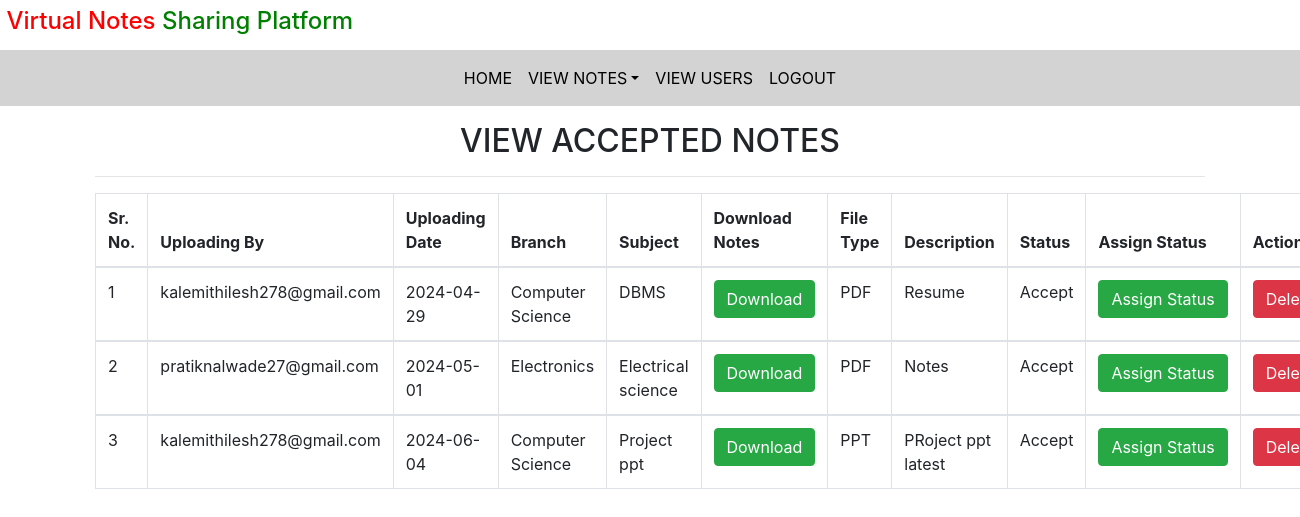
The page /accepted_notes/ (signed in) on the database its author committed.
### notes/models.py (models this page shows, shortened)
class Notes(models.Model):
    user = models.ForeignKey(User, on_delete=models.CASCADE)
    uploadingdate = models.CharField(max_length=30)
    branch = models.CharField(max_length=30)
    subject = models.CharField(max_length=30)
    notesfile = models.FileField( null=True)
    filetype= models.CharField(max_length=30, null=True)
    description = models.CharField(max_length=200, null=True)
    status = models.CharField(max_length=15)

### notes/views.py (the view)
# urls.py: path('accepted_notes/', accepted_notes, name='accepted_notes'),
def accepted_notes(request):
    if not request.user.is_authenticated:
        return redirect('login_admin')
    notes = Notes.objects.filter(status="Accept")
    d = {'notes':notes}
    return render(request, 'accepted_notes.html', d)

### notes/Templates/accepted_notes.html (shortened to what this page needs)
{% extends 'admin_nav.html' %}
{% load static %}
{% block body %}
<link rel="stylesheet" href="https://cdnjs.cloudflare.com/ajax/libs/twitter-bootstrap/4.5.2/css/bootstrap.css">
<link rel="stylesheet" href="https://cdn.datatables.net/2.0.4/css/dataTables.bootstrap4.css">
<div class="container mt-3 mb-3">
     <h2 class="text-center">VIEW ACCEPTED NOTES</h2>
            <hr>
<table class="table table-bordered" id="example">
    <thead>
    <tr>
      <th> Sr. No.</th>
        <th>Uploading By</th>
       <th>Uploading Date</th>
        <th>Branch</th>
        <th>Subject</th>
        <th>Download Notes</th>
        <th> File Type</th>
        <th>Description</th>
        <th> Status</th>
        <th> Assign Status</th>
        <th> Action</th>
    </tr>
      </thead>
    {% for i in notes %}
    <tbody>
    <tr>
        <td>{{forloop.counter}}</td>
        <td>{{i.user.username}}</td>
        <td>{{i.uploadingdate}}</td>
         <td>{{i.branch}}</td>
         <td>{{i.subject}}</td>
         <td><a href="{{i.notesfile.url}}" class="btn btn-success"download >Download</a></td>
         <td>{{i.filetype}}</td>
         <td>{{i.description}}</td>
         <td>{{i.status}}</td>
        <td><a href="{% url 'assign_status' i.id %}" class="btn btn-success" >Assign&nbsp;Status</a></td>
         <td><a href="{% url 'delete_notes' i.id %}" class="btn btn-danger" onclick="return confirm('Are You sure?')">Delete</a></td>
    </tr>
    {% endfor%}
    </tbody>
</table>
</div>
{% endblock %}

### rows shown on the page
Notes: user.username "kalemithilesh278@gmail.com", uploadingdate "2024-04-29", branch "Computer Science", subject "DBMS", filetype "PDF", description "Resume", status "Accept"
Notes: user.username "pratiknalwade27@gmail.com", uploadingdate "2024-05-01", branch "Electronics", subject "Electrical science", filetype "PDF", description "Notes", status "Accept"
Notes: user.username "kalemithilesh278@gmail.com", uploadingdate "2024-06-04", branch "Computer Science", subject "Project ppt", filetype "PPT", description "PRoject ppt latest", status "Accept"
